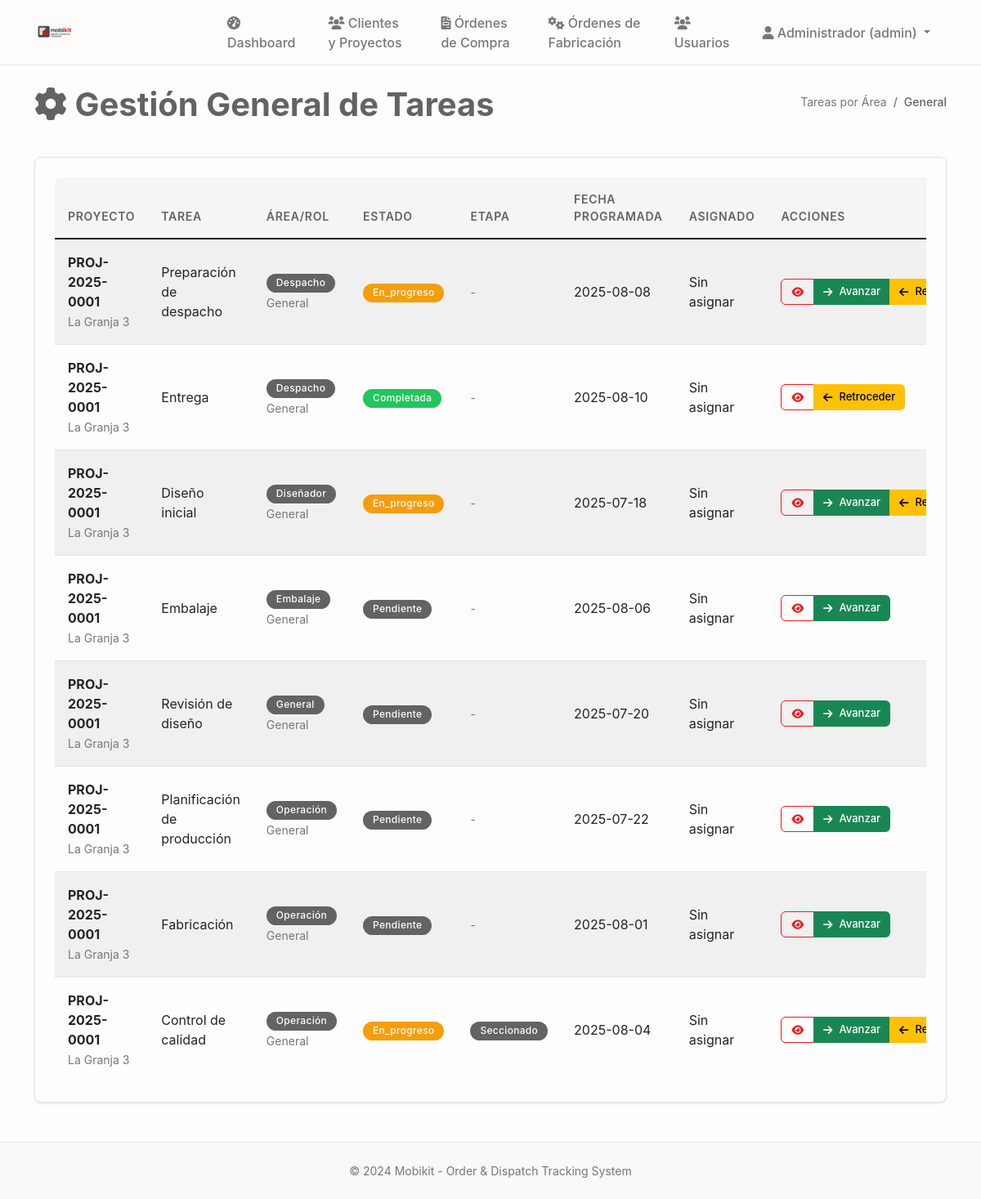
The app's page /tareas/general (signed in) with its own data.
### tables this page shows
CREATE TABLE tareas (
    id INTEGER PRIMARY KEY AUTOINCREMENT,
    proyecto_id INTEGER NOT NULL,
    codigo TEXT, -- Código de tarea opcional
    titulo TEXT NOT NULL,
    descripcion TEXT,
    tipo TEXT DEFAULT 'general' CHECK (tipo IN ('diseño', 'fabricación', 'control_calidad', 'embalaje', 'despacho', 'general')),
    rol_asignado TEXT NOT NULL,
    usuario_asignado_id INTEGER,
    area_id INTEGER,
    estado TEXT DEFAULT 'pendiente' CHECK (estado IN ('pendiente', 'en_progreso', 'pausada', 'completada', 'cancelada')),
    prioridad TEXT DEFAULT 'media' CHECK (prioridad IN ('baja', 'media', 'alta', 'urgente')),
    fecha_programada DATE,
    fecha_inicio TIMESTAMP,
    fecha_completada TIMESTAMP,
    tiempo_estimado INTEGER, -- En horas
    tiempo_real INTEGER, -- En horas
    dependencias TEXT, -- JSON con IDs de tareas dependientes
    observaciones TEXT,
    created_at TIMESTAMP DEFAULT CURRENT_TIMESTAMP,
    updated_at TIMESTAMP DEFAULT CURRENT_TIMESTAMP, etapa_fabricacion TEXT 
                CHECK (etapa_fabricacion IN ('seccionado', 'enchapado', 'mecanizado', 'fabricacion_completo')),
    FOREIGN KEY (proyecto_id) REFERENCES proyectos (id),
    FOREIGN KEY (usuario_asignado_id) REFERENCES usuarios (id),
    FOREIGN KEY (area_id) REFERENCES areas (id)
);

CREATE TABLE proyectos (
                id INTEGER PRIMARY KEY AUTOINCREMENT,
                codigo TEXT UNIQUE NOT NULL,
                nombre TEXT NOT NULL,
                cliente_id INTEGER NOT NULL,
                descripcion TEXT,
                estado TEXT DEFAULT 'en_desarrollo' CHECK (estado IN ('en_desarrollo', 'aprobado_produccion', 'seccionado', 'enchapado', 'mecanizado', 'produccion_completa', 'embalando', 'listo_despacho', 'entregado', 'cancelado')),
                prioridad TEXT DEFAULT 'media' CHECK (prioridad IN ('baja', 'media', 'alta', 'urgente')),
                fecha_inicio DATE,
                fecha_entrega DATE,
                fecha_entrega_real DATE,
                diseñador_id INTEGER,
                supervisor_id INTEGER,
                presupuesto DECIMAL(12,2),
                costo_real DECIMAL(12,2),
                observaciones TEXT,
                created_at TIMESTAMP DEFAULT CURRENT_TIMESTAMP,
                updated_at TIMESTAMP DEFAULT CURRENT_TIMESTAMP, adjudicacion_tipo TEXT DEFAULT "orden_compra" CHECK (adjudicacion_tipo IN ("contrato", "orden_compra")), monto_neto DECIMAL(12,2), estado_proyecto TEXT DEFAULT "pendiente_presupuesto", monto_neto_provision DECIMAL(12,2), monto_neto_instalacion DECIMAL(12,2), fecha_estimada_inicio DATE,
                FOREIGN KEY (cliente_id) REFERENCES clientes (id),
                FOREIGN KEY (diseñador_id) REFERENCES usuarios (id),
                FOREIGN KEY (supervisor_id) REFERENCES usuarios (id)
            );

### main.py (the view)
@app.route('/tareas/general')
@login_required
@role_required(['admin', 'general'])
def tareas_general():
    conn = sqlite3.connect('mobikit.db')
    cursor = conn.cursor()
    cursor.execute('''
        SELECT t.id, t.titulo, p.nombre as proyecto, p.codigo, t.estado,
               t.fecha_programada, t.descripcion, u.nombre as asignado,
               t.rol_asignado, t.tipo, t.etapa_fabricacion, t.created_at
        FROM tareas t
        JOIN proyectos p ON t.proyecto_id = p.id
        LEFT JOIN usuarios u ON t.usuario_asignado_id = u.id
        ORDER BY
            t.rol_asignado,
            CASE t.estado
                WHEN 'pendiente' THEN 1
                WHEN 'en_progreso' THEN 2
                WHEN 'completada' THEN 3
            END,
            t.fecha_programada ASC
    ''')
    tareas_list = cursor.fetchall()
    conn.close()
    return render_template('tareas_general.html', tareas=tareas_list)

### main.py (called while the page is built)
def login_required(f):
    @wraps(f)
    def decorated_function(*args, **kwargs):
        if 'user_id' not in session:
            return redirect(url_for('login'))
        return f(*args, **kwargs)
    return decorated_function

def role_required(roles):
    def decorator(f):
        @wraps(f)
        def decorated_function(*args, **kwargs):
            if 'user_role' not in session or session['user_role'] not in roles:
                flash('No tienes permisos para acceder a esta página', 'error')
                return redirect(url_for('dashboard'))
            return f(*args, **kwargs)
        return decorated_function
    return decorator

### templates/tareas_general.html (shortened to what this page needs)
{% extends "base.html" %}
{% block content %}
<div class="d-flex justify-content-between align-items-center mb-4">
    <h1><i class="fas fa-cog"></i> Gestión General de Tareas</h1>
    <nav aria-label="breadcrumb">
        <ol class="breadcrumb">
            <li class="breadcrumb-item"><a href="{{ url_for('tareas_area') }}">Tareas por Área</a></li>
            <li class="breadcrumb-item active">General</li>
        </ol>
    </nav>
</div>
<div class="card">
    <div class="card-body">
        {% if tareas %}
        <div class="table-responsive">
            <table class="table table-striped">
                <thead>
                    <tr>
                        <th>Proyecto</th>
                        <th>Tarea</th>
                        <th>Área/Rol</th>
                        <th>Estado</th>
                        <th>Etapa</th>
                        <th>Fecha Programada</th>
                        <th>Asignado</th>
                        <th>Acciones</th>
                    </tr>
                </thead>
                <tbody>
                    {% for tarea in tareas %}
                    <tr>
                        <td>
                            <strong>{{ tarea[3] }}</strong><br>
                            <small class="text-muted">{{ tarea[2] }}</small>
                        </td>
                        <td>{{ tarea[1] }}</td>
                        <td>
                            <span class="badge bg-secondary">{{ tarea[8]|title }}</span>
                            {% if tarea[9] %}
                            <br><small class="text-muted">{{ tarea[9]|title }}</small>
                            {% endif %}
                        </td>
                        <td>
                            <span class="badge bg-{{ 'success' if tarea[4] == 'completada' else 'warning' if tarea[4] == 'en_progreso' else 'secondary' }}">
                                {{ tarea[4]|title }}
                            </span>
                        </td>
                        <td>
                            {% if tarea[10] %}
                            <span class="badge bg-info">{{ tarea[10]|title|replace('_', ' ') }}</span>
                            {% else %}
                            <small class="text-muted">-</small>
                            {% endif %}
                        </td>
                        <td>{{ tarea[5] if tarea[5] else 'Sin fecha' }}</td>
                        <td>{{ tarea[7] if tarea[7] else 'Sin asignar' }}</td>
                        <td>
                            <div class="btn-group" role="group">
                                <a href="{{ url_for('tarea_detalle', tarea_id=tarea[0]) }}" class="btn btn-sm btn-outline-primary">
                                    <i class="fas fa-eye"></i>
                                </a>
                                {% if tarea[4] != 'completada' %}
                                <button class="btn btn-sm btn-success" onclick="avanzarTarea({{ tarea[0] }})">
                                    <i class="fas fa-arrow-right"></i> Avanzar
                                </button>
                                {% endif %}
                                {% if tarea[4] != 'pendiente' %}
                                <button class="btn btn-sm btn-warning" onclick="retrocederTarea({{ tarea[0] }})">
                                    <i class="fas fa-arrow-left"></i> Retroceder
                                </button>
                                {% endif %}
                            </div>
                        </td>
                    </tr>
                    {% endfor %}
                </tbody>
            </table>
        </div>
        {% else %}
        <div class="text-center py-4">
            <i class="fas fa-cog fa-3x text-muted mb-3"></i>
            <h5>No hay tareas disponibles</h5>
            <p class="text-muted">Las tareas aparecerán aquí cuando sean creadas.</p>
        </div>
        {% endif %}
    </div>
</div>
{% endblock %}

### templates/base.html (shortened to what this page needs)
<!DOCTYPE html>
<html lang="es">
<head>
    <link href="https://cdn.jsdelivr.net/npm/bootstrap@5.1.3/dist/css/bootstrap.min.css" rel="stylesheet">
    <link href="https://cdnjs.cloudflare.com/ajax/libs/font-awesome/6.0.0/css/all.min.css" rel="stylesheet">
    <link href="{{ url_for('static', filename='css/style.css') }}" rel="stylesheet">
</head>
<body>
    <nav class="navbar navbar-expand-lg navbar-dark bg-primary">
        <div class="container">
            <a class="navbar-brand" href="{{ url_for('dashboard') }}">
                <img src="{{ url_for('static', filename='img/mobikit-logo.png') }}" alt="Mobikit Logo" style="height: 60px; width: auto; object-fit: contain; max-width: 200px;">
            </a>
            {% if session.user_id %}
            <div class="collapse navbar-collapse" id="navbarNav">
                <ul class="navbar-nav me-auto">
                    <li class="nav-item">
                        <a class="nav-link" href="{{ url_for('dashboard') }}">
                            <i class="fas fa-tachometer-alt"></i> Dashboard
                        </a>
                    </li>
                    <li class="nav-item">
                        <a class="nav-link" href="{{ url_for('clientes') }}">
                            <i class="fas fa-users"></i> Clientes y Proyectos
                        </a>
                    </li>
                    <li class="nav-item">
                        <a class="nav-link {% if request.endpoint == 'ordenes_compra' %}active{% endif %}" href="{{ url_for('ordenes_compra') }}">
                            <i class="fas fa-file-invoice"></i> Órdenes de Compra
                        </a>
                    </li>
                    <li class="nav-item">
                        <a class="nav-link {% if request.endpoint == 'ordenes_fabricacion' %}active{% endif %}" href="{{ url_for('ordenes_fabricacion') }}">
                            <i class="fas fa-cogs"></i> Órdenes de Fabricación
                        </a>
                    </li>
                    {% if session.user_role == 'admin' %}
                    <li class="nav-item">
                        <a class="nav-link" href="{{ url_for('usuarios') }}">
                            <i class="fas fa-users"></i> Usuarios
                        </a>
                    </li>
                    {% endif %}
                </ul>
                <ul class="navbar-nav">
                    <li class="nav-item dropdown">
                        <a class="nav-link dropdown-toggle" href="#" id="navbarDropdown" role="button" data-bs-toggle="dropdown">
                            <i class="fas fa-user"></i> {{ session.user_name }} ({{ session.user_role }})
                        </a>
                    </li>
                </ul>
            </div>
            {% endif %}
        </div>
    </nav>
    <main class="container mt-4">
        {% block content %}{% endblock %}
    </main>
    <footer class="bg-light mt-5 py-4">
        <div class="container text-center">
            <p class="mb-0">&copy; 2024 Mobikit - Order & Dispatch Tracking System</p>
        </div>
    </footer>
</body>
</html>

### static/css/style.css (style rules this page uses)
:root { --mobikit-red: #EF1A1F; --mobikit-red-light: #F58B8F; --mobikit-red-dark: #C7161A; --mobikit-gray: #626363; --mobikit-gray-logo: #626363; --mobikit-light-gray: #8C8C8C; --mobikit-dark-gray: #4A4A4A; --mobikit-white: #FDFDFD; --mobikit-light-bg: #FAFAFA; --mobikit-border: #E5E5E5; --mobikit-hover: #F5F5F5; --mobikit-text-light: #787774; --mobikit-sidebar: #F7F6F3; --mobikit-cocinas: #EF1A1F; --mobikit-closet: #626363; --mobikit-success: #22C55E; --mobikit-warning: #F59E0B; --mobikit-info: #626363; --mobikit-danger: #EF1A1F; }
* { box-sizing: border-box; }
body { font-family: -apple-system, BlinkMacSystemFont, 'Segoe UI', Roboto, 'Helvetica Neue', Arial, sans-serif; background-color: var(--mobikit-white); color: var(--mobikit-gray); line-height: 1.5; margin: 0; padding: 0; }
.navbar { background-color: var(--mobikit-white) !important; border-bottom: 1px solid var(--mobikit-border); padding: 0.75rem 1.5rem; box-shadow: none; height: 80px; position: sticky; top: 0; z-index: 1000; }
.navbar-brand { font-weight: 600; color: var(--mobikit-gray) !important; font-size: 1.3rem; display: flex; align-items: center; gap: 0.75rem; text-transform: lowercase; }
.navbar-brand img { max-height: 60px; width: auto; object-fit: contain; max-width: 200px; }
.nav-link { color: var(--mobikit-text-light) !important; font-weight: 500; padding: 0.5rem 1rem !important; border-radius: 6px; transition: all 0.2s ease; margin: 0 0.25rem; }
h1 { font-size: 2.5rem; font-weight: 700; color: var(--mobikit-gray); margin-bottom: 1rem; line-height: 1.2; }
.card { background-color: var(--mobikit-white); border: 1px solid var(--mobikit-border); border-radius: 8px; box-shadow: 0 1px 3px rgba(0, 0, 0, 0.1); margin-bottom: 1.5rem; overflow: hidden; transition: all 0.2s ease; }
.card-body { padding: 1.5rem; }
.btn { font-weight: 500; border-radius: 6px; padding: 0.5rem 1rem; font-size: 0.875rem; border: none; cursor: pointer; transition: all 0.2s ease; display: inline-flex; align-items: center; gap: 0.5rem; }
.btn-outline-primary { background-color: transparent; color: var(--mobikit-red); border: 1px solid var(--mobikit-red); }
.btn-sm { padding: 0.375rem 0.75rem; font-size: 0.8125rem; }
.table { background-color: var(--mobikit-white); border-radius: 8px; overflow: hidden; margin-bottom: 0; }
.table th { background-color: var(--mobikit-hover); border: none; font-weight: 600; color: var(--mobikit-gray); padding: 1rem; font-size: 0.875rem; text-transform: uppercase; letter-spacing: 0.05em; }
.table td { border: none; border-top: 1px solid var(--mobikit-border); padding: 1rem; vertical-align: middle; }
.badge { font-weight: 500; padding: 0.35rem 0.75rem; border-radius: 20px; font-size: 0.75rem; letter-spacing: 0.025em; color: var(--mobikit-white) !important; }
.badge.bg-secondary { background-color: var(--mobikit-info) !important; }
.badge.bg-success { background-color: var(--mobikit-success) !important; }
.badge.bg-warning { background-color: var(--mobikit-warning) !important; }
.badge.bg-info { background-color: var(--mobikit-info) !important; }
.breadcrumb { background-color: transparent; padding: 0; margin-bottom: 1.5rem; }
.breadcrumb-item { font-size: 0.875rem; }
.breadcrumb-item a { color: var(--mobikit-text-light); text-decoration: none; }
.breadcrumb-item.active { color: var(--mobikit-gray); font-weight: 500; }
a { color: var(--mobikit-red); text-decoration: none; }
footer { background-color: var(--mobikit-hover); color: var(--mobikit-text-light); text-align: center; padding: 2rem 0; margin-top: 3rem; border-top: 1px solid var(--mobikit-border); font-size: 0.875rem; }
.text-muted { color: var(--mobikit-text-light) !important; }

### records on screen
tareas: codigo "PROJ-2025-0001", nombre "La Granja 3", titulo "Preparación de despacho", rol_asignado "Despacho", tipo "General", estado "En_progreso", fecha_programada "2025-08-08", tarea "Sin asignar"
tareas: codigo "PROJ-2025-0001", nombre "La Granja 3", titulo "Entrega", rol_asignado "Despacho", tipo "General", estado "Completada", fecha_programada "2025-08-10", tarea "Sin asignar"
tareas: codigo "PROJ-2025-0001", nombre "La Granja 3", titulo "Diseño inicial", rol_asignado "Diseñador", tipo "General", estado "En_progreso", fecha_programada "2025-07-18", tarea "Sin asignar"
tareas: codigo "PROJ-2025-0001", nombre "La Granja 3", titulo "Embalaje", rol_asignado "Embalaje", tipo "General", estado "Pendiente", fecha_programada "2025-08-06", tarea "Sin asignar"
tareas: codigo "PROJ-2025-0001", nombre "La Granja 3", titulo "Revisión de diseño", rol_asignado "General", tipo "General", estado "Pendiente", fecha_programada "2025-07-20", tarea "Sin asignar"
tareas: codigo "PROJ-2025-0001", nombre "La Granja 3", titulo "Planificación de producción", rol_asignado "Operación", tipo "General", estado "Pendiente", fecha_programada "2025-07-22", tarea "Sin asignar"
tareas: codigo "PROJ-2025-0001", nombre "La Granja 3", titulo "Fabricación", rol_asignado "Operación", tipo "General", estado "Pendiente", fecha_programada "2025-08-01", tarea "Sin asignar"
tareas: codigo "PROJ-2025-0001", nombre "La Granja 3", titulo "Control de calidad", rol_asignado "Operación", tipo "General", estado "En_progreso", etapa_fabricacion "Seccionado", fecha_programada "2025-08-04", tarea "Sin asignar"

### other values on screen
{{ session.user_name }} "Administrador"
{{ session.user_role }} "admin"
